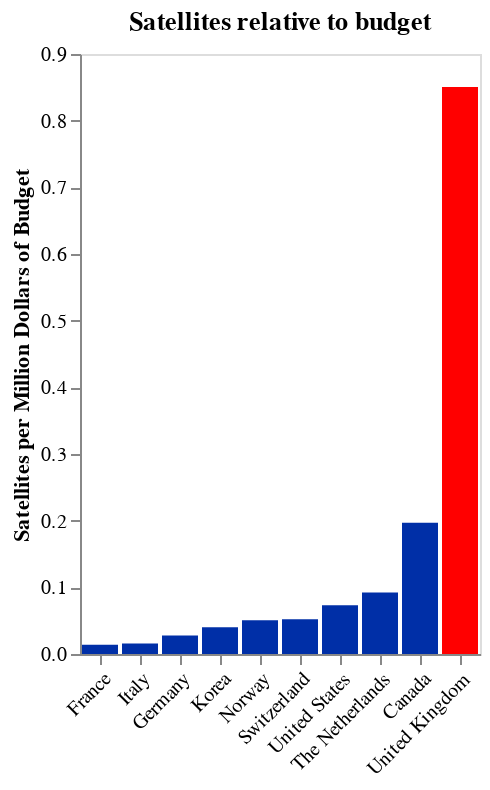

Source (notebook cell):
### Code cell
highlight_color = alt.condition(
    alt.datum.Country == 'United Kingdom',  # Highlight the UK
    alt.value('red'),  # Highlight color
    alt.value('#002FA7')  # Default color
)

sat_bar_chart = alt.Chart(oecd_df_plus).mark_bar().encode(
    x=alt.X(
        'Country:N',
        title='',
        sort='y',
        axis=alt.Axis(labelAngle=-45, grid=False)  # Rotate labels and remove gridlines
    ),
    y=alt.Y('sat_per_budget_mil:Q', title='Satellites per Million Dollars of Budget', axis=alt.Axis(grid=False)),
    color=highlight_color,
    tooltip=[
        'Country', 
        'Number of satellites',
        alt.Tooltip('budget_a:Q', title='Public Space Budget', format='$,.0f')  # Format the 'budget' field as dollars
    ]
).properties(
    title='Satellites relative to budget'
)

sat_bar_chart

### Figure 1 — Vega-Lite specification as saved in the notebook (floating-point values rounded to 4 significant figures)
{"config": {"view": {"continuousWidth": 300, "continuousHeight": 300}}, "data": {"name": "data-4b5ba3e5bd489e85017f52d2f051f633"}, "mark": {"type": "bar"}, "encoding": {"color": {"condition": {"test": "(datum.Country === 'United Kingdom')", "value": "red"}, "value": "#002FA7"}, "tooltip": [{"field": "Country", "type": "nominal"}, {"field": "Number of satellites", "type": "quantitative"}, {"field": "budget_a", "format": "$,.0f", "title": "Public Space Budget", "type": "quantitative"}], "x": {"axis": {"grid": false, "labelAngle": -45}, "field": "Country", "sort": "y", "title": "", "type": "nominal"}, "y": {"axis": {"grid": false}, "field": "sat_per_budget_mil", "title": "Satellites per Million Dollars of Budget", "type": "quantitative"}}, "title": "Satellites relative to budget", "$schema": "https://vega.github.io/schema/vega-lite/v5.8.0.json", "datasets": {"data-4b5ba3e5bd489e85017f52d2f051f633": [{"Country": "Canada", "First satellite": "Alouette 1", "First satellite year": "1962", "Number of satellites": 59, "First orbital launch": null, "First orbital launch year": null, "Spaceports": 1.0, "Workforce": 11600, "Revenue": 3900000000.0, "budget % of GDP": 0.014, "budget per capita": 7.7, "Country Name_x": "Canada", "pop": 38940000.0, "Country Name_y": "Canada", "gdp": 2161000000000.0, "budget_a": 299800000.0, "budget_b": 302600000.0, "budget_var": -2776000.0, "wf_per_budget_mil": 38.69, "sats_per_budget_mil": 0.1968, "sps_per_budget_mil": 0.003335, "sat_per_budget_mil": 0.1968, "sp_per_budget_mil": 0.003335}, {"Country": "France", "First satellite": "Astérix", "First satellite year": "1965", "Number of satellites": 37, "First orbital launch": "Diamant A", "First orbital launch year": "1965", "Spaceports": 1.0, "Workforce": 32200, "Revenue": 12300000000.0, "budget % of GDP": 0.097, "budget per capita": 39.4, "Country Name_x": "France", "pop": 67970000.0, "Country Name_y": "France", "gdp": 2779000000000.0, "budget_a": 2678000000.0, "budget_b": 2696000000.0, "budget_var": -17650000.0, "wf_per_budget_mil": 12.02, "sats_per_budget_mil": 0.01382, "sps_per_budget_mil": 0.0003734, "sat_per_budget_mil": 0.01382, "sp_per_budget_mil": 0.0003734}, {"Country": "Germany", "First satellite": "Azur", "First satellite year": "1969", "Number of satellites": 51, "First orbital launch": null, "First orbital launch year": null, "Spaceports": 1.0, "Workforce": 9200, "Revenue": 2800000000.0, "budget % of GDP": 0.045, "budget per capita": 22.0, "Country Name_x": "Germany", "pop": 83800000.0, "Country Name_y": "Germany", "gdp": 4082000000000.0, "budget_a": 1844000000.0, "budget_b": 1837000000.0, "budget_var": 6444000.0, "wf_per_budget_mil": 4.99, "sats_per_budget_mil": 0.02766, "sps_per_budget_mil": 0.0005424, "sat_per_budget_mil": 0.02766, "sp_per_budget_mil": 0.0005424}, {"Country": "Italy", "First satellite": "San Marco 1", "First satellite year": "1964", "Number of satellites": 22, "First orbital launch": null, "First orbital launch year": null, "Spaceports": 1.0, "Workforce": 7000, "Revenue": 2300000000.0, "budget % of GDP": 0.069, "budget per capita": 23.6, "Country Name_x": "Italy", "pop": 58940000.0, "Country Name_y": "Italy", "gdp": 2067000000000.0, "budget_a": 1391000000.0, "budget_b": 1426000000.0, "budget_var": -35220000.0, "wf_per_budget_mil": 5.032, "sats_per_budget_mil": 0.01582, "sps_per_budget_mil": 0.0007189, "sat_per_budget_mil": 0.01582, "sp_per_budget_mil": 0.0007189}, {"Country": "Korea", "First satellite": "KITSAT-1", "First satellite year": "1992", "Number of satellites": 21, "First orbital launch": "Naro Space Centre", "First orbital launch year": "2013", "Spaceports": 1.0, "Workforce": 9797, "Revenue": 2800000000.0, "budget % of GDP": 0.034, "budget per capita": 10.1, "Country Name_x": "Korea", "pop": 51670000.0, "Country Name_y": "Korea", "gdp": 1674000000000.0, "budget_a": 521900000.0, "budget_b": 569100000.0, "budget_var": -47240000.0, "wf_per_budget_mil": 18.77, "sats_per_budget_mil": 0.04024, "sps_per_budget_mil": 0.001916, "sat_per_budget_mil": 0.04024, "sp_per_budget_mil": 0.001916}, {"Country": "The Netherlands", "First satellite": "Astronomical Netherlands Satellite", "First satellite year": "1974", "Number of satellites": 15, "First orbital launch": null, "First orbital launch year": null, "Spaceports": 0.0, "Workforce": 6000, "Revenue": 966000000.0, "budget % of GDP": 0.016, "budget per capita": 9.2, "Country Name_x": "The Netherlands", "pop": 17700000.0, "Country Name_y": "The Netherlands", "gdp": 1009000000000.0, "budget_a": 162800000.0, "budget_b": 161500000.0, "budget_var": 1345000.0, "wf_per_budget_mil": 36.84, "sats_per_budget_mil": 0.09211, "sps_per_budget_mil": 0.0, "sat_per_budget_mil": 0.09211, "sp_per_budget_mil": 0.0}, {"Country": "Norway", "First satellite": "Thor 1", "First satellite year": "1992", "Number of satellites": 9, "First orbital launch": null, "First orbital launch year": null, "Spaceports": 1.0, "Workforce": 2700, "Revenue": 1300000000.0, "budget % of GDP": 0.031, "budget per capita": 32.5, "Country Name_x": "Norway", "pop": 5457000.0, "Country Name_y": "Norway", "gdp": 593700000000.0, "budget_a": 177400000.0, "budget_b": 184100000.0, "budget_var": -6699000.0, "wf_per_budget_mil": 15.22, "sats_per_budget_mil": 0.05075, "sps_per_budget_mil": 0.005638, "sat_per_budget_mil": 0.05075, "sp_per_budget_mil": 0.005638}, {"Country": "Switzerland", "First satellite": "SwissCube-1", "First satellite year": "2009", "Number of satellites": 15, "First orbital launch": null, "First orbital launch year": null, "Spaceports": 0.0, "Workforce": 1500, "Revenue": null, "budget % of GDP": 0.036, "budget per capita": 32.9, "Country Name_x": "Switzerland", "pop": 8776000.0, "Country Name_y": "Switzerland", "gdp": 818400000000.0, "budget_a": 288700000.0, "budget_b": 294600000.0, "budget_var": -5911000.0, "wf_per_budget_mil": 5.195, "sats_per_budget_mil": 0.05195, "sps_per_budget_mil": 0.0, "sat_per_budget_mil": 0.05195, "sp_per_budget_mil": 0.0}, {"Country": "United Kingdom", "First satellite": "Ariel", "First satellite year": "1962", "Number of satellites": 565, "First orbital launch": "Black Arrow", "First orbital launch year": "1971", "Spaceports": 6.0, "Workforce": 48800, "Revenue": 21600000000.0, "budget % of GDP": 0.022, "budget per capita": 9.8, "Country Name_x": "United Kingdom", "pop": 67790000.0, "Country Name_y": "United Kingdom", "gdp": 3089000000000.0, "budget_a": 664400000.0, "budget_b": 679500000.0, "budget_var": -15190000.0, "wf_per_budget_mil": 73.46, "sats_per_budget_mil": 0.8505, "sps_per_budget_mil": 0.009031, "sat_per_budget_mil": 0.8505, "sp_per_budget_mil": 0.009031}, {"Country": "United States", "First satellite": "Explorer 1", "First satellite year": "1958", "Number of satellites": 4529, "First orbital launch": "Juno 1", "First orbital launch year": "1958", "Spaceports": 19.0, "Workforce": 360000, "Revenue": 211600000000.0, "budget % of GDP": 0.243, "budget per capita": 186.1, "Country Name_x": "United States", "pop": 333300000.0, "Country Name_y": "United States", "gdp": 25740000000000.0, "budget_a": 62020000000.0, "budget_b": 62560000000.0, "budget_var": -536400000.0, "wf_per_budget_mil": 5.804, "sats_per_budget_mil": 0.07302, "sps_per_budget_mil": 0.0003063, "sat_per_budget_mil": 0.07302, "sp_per_budget_mil": 0.0003063}]}}
